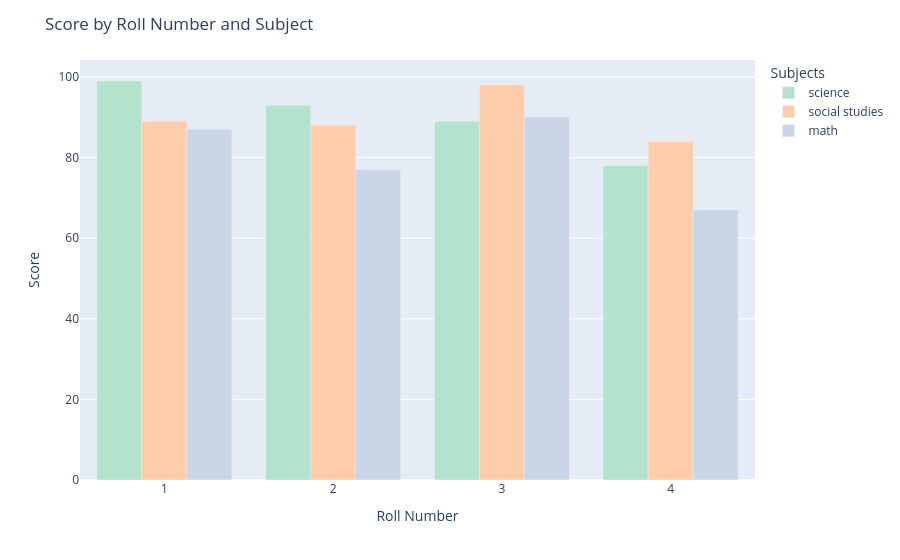

Notebook code for this chart:
### Code cell
fig2=px.bar(sub_melt,x='RollNo.',y='Score',color='Subjects',barmode='group',
                color_discrete_sequence=px.colors.qualitative.Pastel2)
fig2.update_layout(
    xaxis=dict(type='category'),
    title_text="Score by Roll Number and Subject",
    xaxis_title="Roll Number",
    yaxis_title="Score"
)
fig2.show()

### Figure 1 — Plotly figure (JSON) as saved in the notebook; plotly's stock layout.template omitted (floating-point values rounded to 4 significant figures)
{"data": [{"alignmentgroup": "True", "hovertemplate": "Subjects=science<br>RollNo.=%{x}<br>Score=%{y}<extra></extra>", "legendgroup": "science", "marker": {"color": "rgb(179,226,205)", "pattern": {"shape": ""}}, "name": "science", "offsetgroup": "science", "orientation": "v", "showlegend": true, "textposition": "auto", "type": "bar", "x": [1, 2, 3, 4], "xaxis": "x", "y": [99, 93, 89, 78], "yaxis": "y"}, {"alignmentgroup": "True", "hovertemplate": "Subjects=social studies<br>RollNo.=%{x}<br>Score=%{y}<extra></extra>", "legendgroup": "social studies", "marker": {"color": "rgb(253,205,172)", "pattern": {"shape": ""}}, "name": "social studies", "offsetgroup": "social studies", "orientation": "v", "showlegend": true, "textposition": "auto", "type": "bar", "x": [1, 2, 3, 4], "xaxis": "x", "y": [89, 88, 98, 84], "yaxis": "y"}, {"alignmentgroup": "True", "hovertemplate": "Subjects=math<br>RollNo.=%{x}<br>Score=%{y}<extra></extra>", "legendgroup": "math", "marker": {"color": "rgb(203,213,232)", "pattern": {"shape": ""}}, "name": "math", "offsetgroup": "math", "orientation": "v", "showlegend": true, "textposition": "auto", "type": "bar", "x": [1, 2, 3, 4], "xaxis": "x", "y": [87, 77, 90, 67], "yaxis": "y"}], "layout": {"barmode": "group", "legend": {"title": {"text": "Subjects"}, "tracegroupgap": 0}, "margin": {"t": 60}, "title": {"text": "Score by Roll Number and Subject"}, "xaxis": {"anchor": "y", "domain": [0, 1], "title": {"text": "Roll Number"}, "type": "category"}, "yaxis": {"anchor": "x", "domain": [0, 1], "title": {"text": "Score"}}}}
